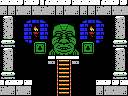

This is a level from a 2D game, rendered from its Tiled map with the project's own tilesets. A one-line summary and the complete map file follow:
An orthogonal 16x12 tile map with 8x8 px tiles, 1 tile layer (Tile Layer 1).

<map version="1.0" orientation="orthogonal" renderorder="right-down" width="16" height="12" tilewidth="8" tileheight="8" nextobjectid="1">
 <properties>
  <property name="down" value="stairs" />
 </properties>
 <tileset firstgid="1" name="tiles" tilewidth="8" tileheight="8" tilecount="256" columns="16">
  <image source="tiles.png" width="128" height="128" />
 </tileset>
 <layer name="Tile Layer 1" width="16" height="12">
  <data encoding="csv">
156,156,247,156,247,151,156,156,247,156,156,156,151,156,247,247,
152,152,153,152,153,153,152,152,153,152,152,152,153,152,153,153,
196,197,1,108,109,110,1,1,1,1,108,109,110,1,196,197,
212,213,1,111,99,111,33,34,35,36,111,99,111,1,212,213,
228,229,1,111,89,111,49,50,51,52,111,89,111,1,228,229,
244,245,1,105,69,70,65,66,67,68,69,70,107,1,244,245,
196,197,1,1,85,86,81,82,83,84,85,86,1,1,196,197,
212,213,1,1,1,1,127,90,91,127,1,1,1,1,212,213,
228,229,1,1,1,1,1,249,168,1,1,1,1,1,228,229,
244,245,1,1,1,1,1,249,168,1,1,1,1,1,244,245,
151,156,247,156,1,1,1,249,168,1,1,1,156,247,247,156,
153,152,153,152,1,1,1,249,168,1,1,1,152,153,153,152
</data>
 </layer>
 <objectgroup name="objects" />
</map>
